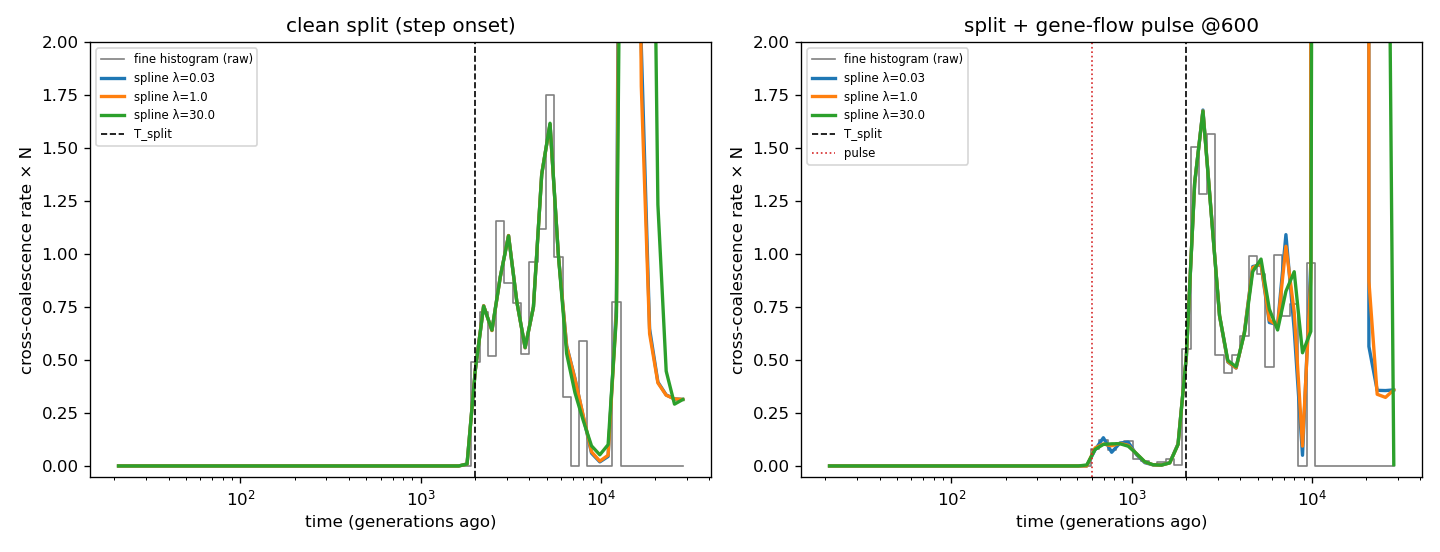

Recreate this plot in Python.
"""Can a penalised log-spline capture abrupt cross-coalescence-rate changes as sharply as the
coalescent data support? (admix-dating design exploration.)

A clean A/B divergence at T_split gives an ABRUPT, well-powered cross-coalescence onset: the
pairwise A-B coalescence hazard is exactly 0 below T_split and ~1/N above (haploid). We extract
that real hazard vs time from an msprime ARG (pairwise MRCA times, span-weighted), then compare:

  * a fine-bin histogram MLE  (the data's raw, model-free resolution), and
  * penalised log-splines q(t)=exp(spline(log t)) across a range of penalties,

to see whether the spline recovers the step as sharply as the events warrant, or blurs it.
Also runs a brief gene-flow PULSE (a localized spike) as the harder abrupt-feature test.
"""
import numpy as np
import msprime
import matplotlib
matplotlib.use("Agg")
import matplotlib.pyplot as plt
from scipy.interpolate import BSpline
from scipy.optimize import minimize

N = 1000


def sim_split(seed=1, L=1.5e6, n=6, pulse=None):
    """Clean A/B split at T_split=2000 (haploid). `pulse=(time, frac)` adds a B->A mass
    migration (gene-flow pulse) for the spike test."""
    d = msprime.Demography()
    d.add_population(name="A", initial_size=N)
    d.add_population(name="B", initial_size=N)
    d.add_population(name="ANC", initial_size=N)
    if pulse is not None:
        t, frac = pulse
        d.add_mass_migration(time=t, source="A", dest="B", proportion=frac)
    d.add_population_split(time=2000.0, derived=["A", "B"], ancestral="ANC")
    return msprime.sim_ancestry(samples={"A": n, "B": n}, demography=d, sequence_length=L,
                                recombination_rate=1e-8, random_seed=seed, ploidy=1)


def cross_events_exposure(ts, edges):
    """Span-weighted A-B pairwise coalescence events + survival exposure per time bin →
    the cross-coalescence hazard data the M-step would see."""
    pop = ts.tables.nodes.population
    A = [int(s) for s in ts.samples() if pop[s] == 0]
    B = [int(s) for s in ts.samples() if pop[s] == 1]
    pairs = [(a, b) for a in A for b in B]
    nt = ts.tables.nodes.time
    times, wts = [], []
    for tree in ts.trees():
        s = tree.span
        for (a, b) in pairs:
            times.append(nt[tree.mrca(a, b)])
            wts.append(s)
    times = np.asarray(times)
    wts = np.asarray(wts)
    total = len(pairs) * ts.sequence_length            # at-risk weight at t=0
    ev, _ = np.histogram(times, bins=edges, weights=wts)
    cum = np.cumsum(ev)
    atrisk = total - np.concatenate([[0.0], cum[:-1]])  # survival at each bin start
    exposure = atrisk * np.diff(edges)
    return ev, exposure


def fit_logspline(centers, events, exposure, lam, n_knots=30, degree=3):
    """Penalised Poisson log-spline: q(t)=exp(B(log t)·beta), 2nd-difference roughness penalty."""
    x = np.log(centers)
    inner = np.linspace(x.min(), x.max(), n_knots)
    knots = np.r_[[inner[0]] * degree, inner, [inner[-1]] * degree]
    B = BSpline.design_matrix(x, knots, degree).toarray()
    nc = B.shape[1]
    Dpen = np.diff(np.eye(nc), 2, axis=0)
    P = Dpen.T @ Dpen
    m = exposure > 0

    def nll(b):
        eta = B @ b
        mu = exposure * np.exp(eta)
        return -np.sum((events * eta - mu)[m]) + lam * b @ P @ b

    def grad(b):
        eta = B @ b
        mu = exposure * np.exp(eta)
        return B.T @ ((mu - events) * m) + 2 * lam * P @ b

    res = minimize(nll, np.full(nc, np.log((events[m].sum() + 1) / (exposure[m].sum() + 1))),
                   jac=grad, method="L-BFGS-B")
    return np.exp(B @ res.x)


def rise_width(centers, rate, lo_frac=0.1, hi_frac=0.9):
    """10-90% rise width (in generations) of a rate profile around its main increase."""
    r = rate / np.nanmax(rate)
    above_lo = np.where(r >= lo_frac)[0]
    above_hi = np.where(r >= hi_frac)[0]
    if len(above_lo) == 0 or len(above_hi) == 0:
        return np.nan
    return centers[above_hi[0]] - centers[above_lo[0]]


def run(scenario, pulse, seeds=(1, 2, 3, 4)):
    edges = np.geomspace(20, 30000, 70)
    centers = np.sqrt(edges[:-1] * edges[1:])
    ev = np.zeros(len(centers))
    ex = np.zeros(len(centers))
    for sd in seeds:
        e, x = cross_events_exposure(sim_split(seed=sd, pulse=pulse), edges)
        ev += e
        ex += x
    hist = np.where(ex > 0, ev / ex, np.nan)
    fits = {lam: fit_logspline(centers, ev, ex, lam) for lam in (0.03, 1.0, 30.0)}
    # data resolution proxy: width of the bin containing the first substantial events
    onset_bin = np.argmax(ev > 0.02 * ev.max())
    print(f"\n== {scenario} ==  total event-weight={ev.sum():.2e}")
    print(f"  histogram 10-90 rise width: {rise_width(centers, np.nan_to_num(hist)):.0f} gen")
    for lam, f in fits.items():
        print(f"  spline lam={lam:<5} 10-90 rise width: {rise_width(centers, f):.0f} gen")
    print(f"  bin width at onset (~T_split): {edges[onset_bin+1]-edges[onset_bin]:.0f} gen "
          f"(center {centers[onset_bin]:.0f})")
    return edges, centers, ev, ex, hist, fits


fig, axes = plt.subplots(1, 2, figsize=(12, 4.6))
for ax, (scen, pulse) in zip(axes, [("clean split (step onset)", None),
                                     ("split + gene-flow pulse @600", (600.0, 0.3))]):
    edges, centers, ev, ex, hist, fits = run(scen, pulse)
    ax.step(centers, np.nan_to_num(hist) * N, where="mid", color="0.5", lw=1,
            label="fine histogram (raw)")
    for lam, f in fits.items():
        ax.plot(centers, f * N, lw=2, label=f"spline λ={lam}")
    ax.axvline(2000, color="k", ls="--", lw=1, label="T_split")
    if pulse:
        ax.axvline(pulse[0], color="C3", ls=":", lw=1, label="pulse")
    ax.set_xscale("log"); ax.set_xlabel("time (generations ago)")
    ax.set_ylabel("cross-coalescence rate × N"); ax.set_title(scen)
    ax.set_ylim(-0.05, 2.0); ax.legend(fontsize=7)
fig.tight_layout()
fig.savefig("explore/spline_resolution.png", dpi=120)
print("\nwrote explore/spline_resolution.png")
